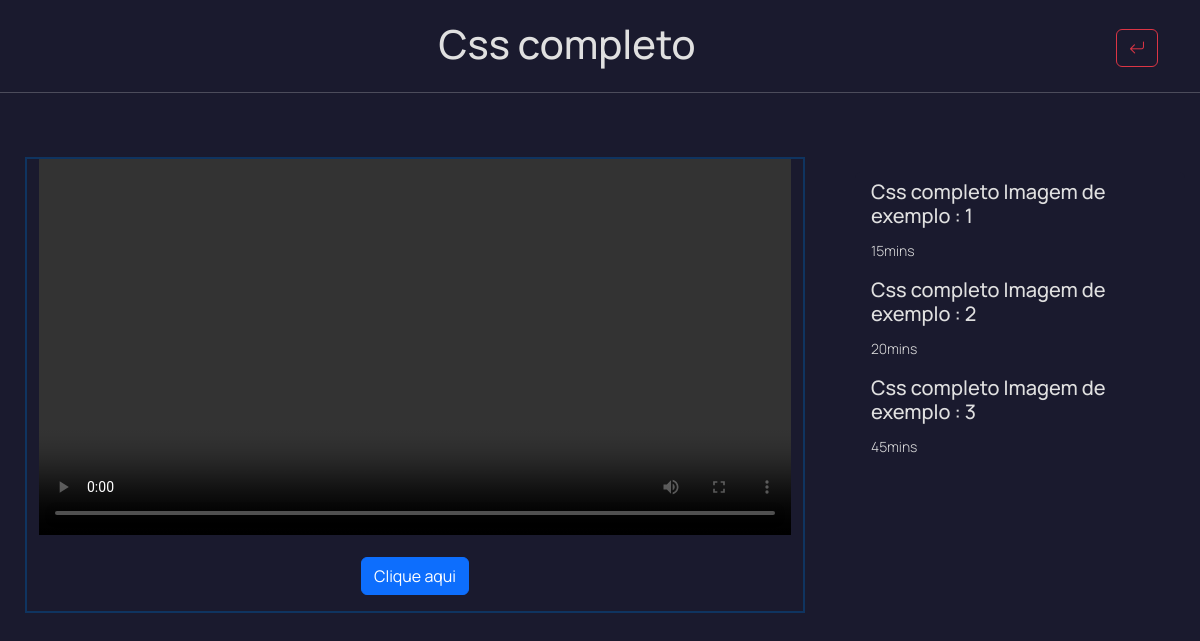
The page /projetos/videos.php?id=2 (signed in) on the database its author committed.
### tables this page shows
CREATE TABLE videos (
    id INT PRIMARY KEY AUTO_INCREMENT,
    video VARCHAR(100) NOT NULL,
    imag VARCHAR(100) NOT NULL,
    tema VARCHAR(50) NOT NULL,
    title VARCHAR(50) NOT NULL,
    imag1 VARCHAR(100) NOT NULL,
    imag2 VARCHAR(100) NOT NULL,
    imag3 VARCHAR(100) NOT NULL,
    minut VARCHAR(20) NOT NULL,
    minut2 VARCHAR(20) NOT NULL,
    minut3 VARCHAR(20) NOT NULL,
    descr VARCHAR(100) NOT NULL,
    descr2 VARCHAR(100) NOT NULL,
    descr3 VARCHAR(100) NOT NULL
);

### projetos/videos.php (the view, shortened to what this page needs)
<?php
include('protect.php');
$sql ="SELECT * from videos where id=$_GET[id] ";
$resultado = $ligacao ->query($sql);
$registro = $resultado->fetch_assoc();
?>
<!DOCTYPE html>
<html lang="en">
<head>
    <link rel="stylesheet" href="https://cdn.jsdelivr.net/npm/bootstrap-icons@1.11.3/font/bootstrap-icons.min.css">
    <link href="https://cdn.jsdelivr.net/npm/bootstrap@5.3.3/dist/css/bootstrap.min.css" rel="stylesheet">
    <link rel="stylesheet" href="../estilos/videos-styles.css">
</head>
<body>
<div class="container">
    <div class="row align-items-center">
        <div class="col text-center">
            <h1><?php echo $registro['title'] ?></h1>
        </div>
        <div class="col-auto">
            <a href="../projetos/index.php">
                <button type="button" class="btn btn-outline-danger">
                    <i class="bi bi-arrow-return-left"></i>
                </button>
            </a>
        </div>
    </div>
</div>
<hr>
<main>
    <div class="container-fluid">
        <div class="row video-section">
            <div class="video-container mt-5">
                <video class="w-100" controls>
                    <source src="<?php echo $registro['video'] ?>" type="video/mp4">
                </video>
                <div class="text-center mt-3 mb-3">
                    <button id="completeButton" class="btn btn-primary">Clique aqui</button>
                </div>
            </div>
            <div class="sidebar mt-5">
                <div class=" list-group">
                    <a href="#collapseVideo1" class="list-group-item list-group-item-action " data-bs-toggle="collapse">
                        <h5><?php echo $registro['descr'] ?></h5>
                        <small><?php echo $registro['minut'] ?></small>
                    </a>
                    <a href="#collapseVideo2" class="list-group-item list-group-item-action" data-bs-toggle="collapse">
                        <h5><?php echo $registro['descr2'] ?></h5>
                        <small><?php echo $registro['minut2'] ?></small>
                    </a>
                    <a href="#collapseVideo3" class="cardTop list-group-item list-group-item-action bg-" data-bs-toggle="collapse">
                        <h5><?php echo $registro['descr3'] ?></h5>
                        <small><?php echo $registro['minut3'] ?></small>
                    </a>
                </div>
            </div>
        </div>
    </div>
</main>
</body>
</html>

### estilos/videos-styles.css (style rules this page uses)
:root { --color-background: #1a1a2e; --color-letrasBrancas: #e0e0e0; --color-caixaPesqu: #162447; --color-highlight: #0f3460; --color-button: #e94560; }
* { margin: 0; padding: 0; box-sizing: border-box; }
body { background-color: var(--color-background); color: var(--color-letrasBrancas); font-family: "Manrope", sans-serif; font-weight: 300; }
.container { margin-top: 20px; }
.video-container { border: 2px solid var(--color-highlight); overflow: hidden; width: 100%; margin-left: 25px; }
.sidebar { color: var(--color-background); padding: 15px; border-radius: 5px; }
.list-group-item { background-color: var(--color-background) !important; color: var(--color-letrasBrancas); border: none; }
.sidebar h5 { margin-bottom: 10px; }
@media (min-width: 992px) { .video-section { display: flex; justify-content: space-between; } }
@media (min-width: 992px) { .video-container { width: 65%; } }
@media (min-width: 992px) { .sidebar { width: 30%; margin-left: 20px; } }

### rows shown on the page
videos: title "Css completo", descr "Css completo Imagem de exemplo : 1", minut "15mins", descr2 "Css completo Imagem de exemplo : 2", minut2 "20mins", descr3 "Css completo Imagem de exemplo : 3", minut3 "45mins"
